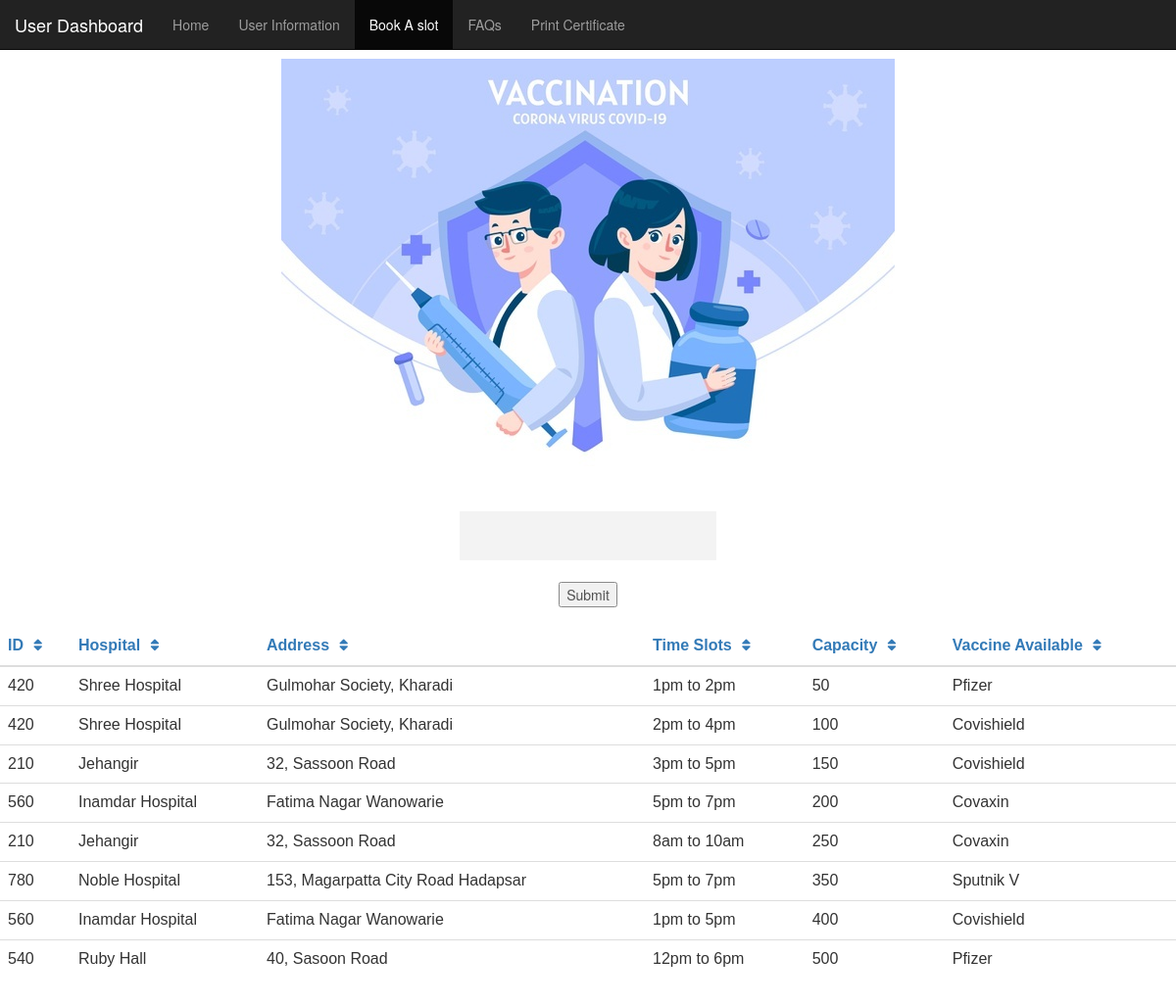
The page /User/bookSlot.php?sort=capacity on the database its author committed.
### tables this page shows
create table Hospital_vacc (
    h_id int(10),
    age_criteria varchar(20) not null,
    time_slots varchar(20) not null,
    capacity int(5) not null,
    vac_id int(10),
    primary key(h_id, age_criteria)
);

create table Hospital(
    h_id int(10) primary key,
    h_name varchar(20) not null,
    address varchar(40) not null
);

create table Vaccines(
    vac_id int(10) primary key,
    type varchar(20) not null
);

### User/bookSlot.php (the view, shortened to what this page needs)
<!DOCTYPE html>
<html>
    <head>
        <link rel="stylesheet" href="https://maxcdn.bootstrapcdn.com/bootstrap/3.3.7/css/bootstrap.min.css" >
        <link rel="stylesheet" href="https://use.fontawesome.com/releases/v5.7.0/css/all.css">
        <link rel="stylesheet" href="style.css">
    </head>
    <body>
      <nav class="navbar navbar-inverse navbar-fixed-top">
        <div class="container-fluid">
          <div class="navbar-header">
            <a class="navbar-brand" href="./user_dashboard.php">User Dashboard</a>
          </div>
          <ul class="nav navbar-nav">
              <li ><a href="./user_dashboard.php">Home</a></li>
              <li><a href="./userRecords.php">User Information</a></li>
              <li class="active"><a href="./bookSlot.php">Book A slot</a></li>
              <li><a href="./userFaqs.php">FAQs</a></li>
              <li><a href="./certificate.php">Print Certificate</a></li>
          </ul>
        </div>
      </nav>
      <center>
          <br>
          <br>
          <br>
          <img src="./vacc.jpg" alt="alt text">
          <br>
          <br>
          <br>
          <div class="contain">
            <form class="navbar-search">
                <center>
                    <ul class="nav navbar-nav">
                       <form action=""  method="POST">
                        <input type="text" name="search">
                        <input type="submit" name="submit">
                        </form>
                      </ul>
                  </center>
            </form>
          </div>
          <br>
          <table class="table table-hover">
            <thead>
              <tr>
                  <th scope="col"><a href="?sort=id">ID<i class="fa fa-sort" style="font-size:15px"></i></a></th>
                  <th scope="col"><a href="?sort=hospital">Hospital<i class="fa fa-sort" style="font-size:15px"></i></a></th>
                  <th scope="col"><a href="?sort=address">Address<i class="fa fa-sort" style="font-size:15px"></i></a></th>
                  <th scope="col"><a href="?sort=time">Time Slots<i class="fa fa-sort" style="font-size:15px"></i></a></th>
                  <th scope="col"><a href="?sort=capacity">Capacity<i class="fa fa-sort" style="font-size:15px"></i></a></th>
                  <th scope="col"><a href="?sort=av">Vaccine Available<i class="fa fa-sort" style="font-size:15px"></i></a></th>
              </tr>
            </thead>
            <tbody>
            <?php
               $servern = "localhost";
               $usern = "root";
               $passw = "";
               $dbn = "vaccinations";
               $con=new mysqli($servern,$usern,$passw,$dbn);
            if (filter_input(INPUT_GET, 'sort') == 'id')
            {
                $sql1 = "SELECT hospital.h_id,hospital.h_name,hospital.address,hospital_vacc.time_slots,hospital_vacc.capacity,vaccines.type FROM hospital JOIN hospital_vacc ON hospital.h_id=hospital_vacc.h_id JOIN vaccines ON vaccines.vac_id=hospital_vacc.vac_id ORDER BY hospital.h_id";
                $res = $con->query($sql1);
                while($row = $res->fetch_assoc()) {
                echo "<tr>";
                echo "<td>" . $row['h_id'] . "</td>";
                echo "<td>" . $row['h_name'] . "</td>";
                echo "<td>" . $row['address'] . "</td>";
                echo "<td>" . $row['time_slots'] . "</td>";
                echo "<td>" . $row['capacity'] . "</td>";
                echo "<td>" . $row['type'] . "</td>";
                echo "</tr>";
            }
            }
             elseif (filter_input(INPUT_GET, 'sort') == 'capacity')
            {
                $sql1 = "SELECT hospital.h_id,hospital.h_name,hospital.address,hospital_vacc.time_slots,hospital_vacc.capacity,vaccines.type FROM hospital JOIN hospital_vacc ON hospital.h_id=hospital_vacc.h_id JOIN vaccines ON vaccines.vac_id=hospital_vacc.vac_id ORDER BY hospital_vacc.capacity";
                $res = $con->query($sql1);
                while($row = $res->fetch_assoc()) {
                echo "<tr>";
                echo "<td>" . $row['h_id'] . "</td>";
                echo "<td>" . $row['h_name'] . "</td>";
                echo "<td>" . $row['address'] . "</td>";
                echo "<td>" . $row['time_slots'] . "</td>";
                echo "<td>" . $row['capacity'] . "</td>";
                echo "<td>" . $row['type'] . "</td>";
                echo "</tr>";
            }
                }
                    ?>
            </tbody>
          </table>
          <br>
          <br>
      </center>
      </body>
</html>

### User/style.css (style rules this page uses)
body, html { height: 100%; }
* { box-sizing: border-box; }
form { opacity: 0.85; }
input[type=text], input[type=password], input[type=number] { width: 100%; padding: 15px; margin: 5px 0 22px 0; border: none; background: #f1f1f1; }
table { font-size: medium; font-family: Arial, Helvetica, sans-serif; align-items: center; }
.contain { display: flex; justify-content: center; }
i { padding-left: 10px; }

### rows shown on the page
hospital_vacc: h.h_id "420", h.h_name "Shree Hospital", h.address "Gulmohar Society, Kharadi", time_slots "1pm to 2pm", capacity "50", vac.type "Pfizer"
hospital_vacc: h.h_id "420", h.h_name "Shree Hospital", h.address "Gulmohar Society, Kharadi", time_slots "2pm to 4pm", capacity "100", vac.type "Covishield"
hospital_vacc: h.h_id "210", h.h_name "Jehangir", h.address "32, Sassoon Road", time_slots "3pm to 5pm", capacity "150", vac.type "Covishield"
hospital_vacc: h.h_id "560", h.h_name "Inamdar Hospital", h.address "Fatima Nagar Wanowarie", time_slots "5pm to 7pm", capacity "200", vac.type "Covaxin"
hospital_vacc: h.h_id "210", h.h_name "Jehangir", h.address "32, Sassoon Road", time_slots "8am to 10am", capacity "250", vac.type "Covaxin"
hospital_vacc: h.h_id "780", h.h_name "Noble Hospital", h.address "153, Magarpatta City Road Hadapsar", time_slots "5pm to 7pm", capacity "350", vac.type "Sputnik V"
hospital_vacc: h.h_id "560", h.h_name "Inamdar Hospital", h.address "Fatima Nagar Wanowarie", time_slots "1pm to 5pm", capacity "400", vac.type "Covishield"
hospital_vacc: h.h_id "540", h.h_name "Ruby Hall", h.address "40, Sasoon Road", time_slots "12pm to 6pm", capacity "500", vac.type "Pfizer"
